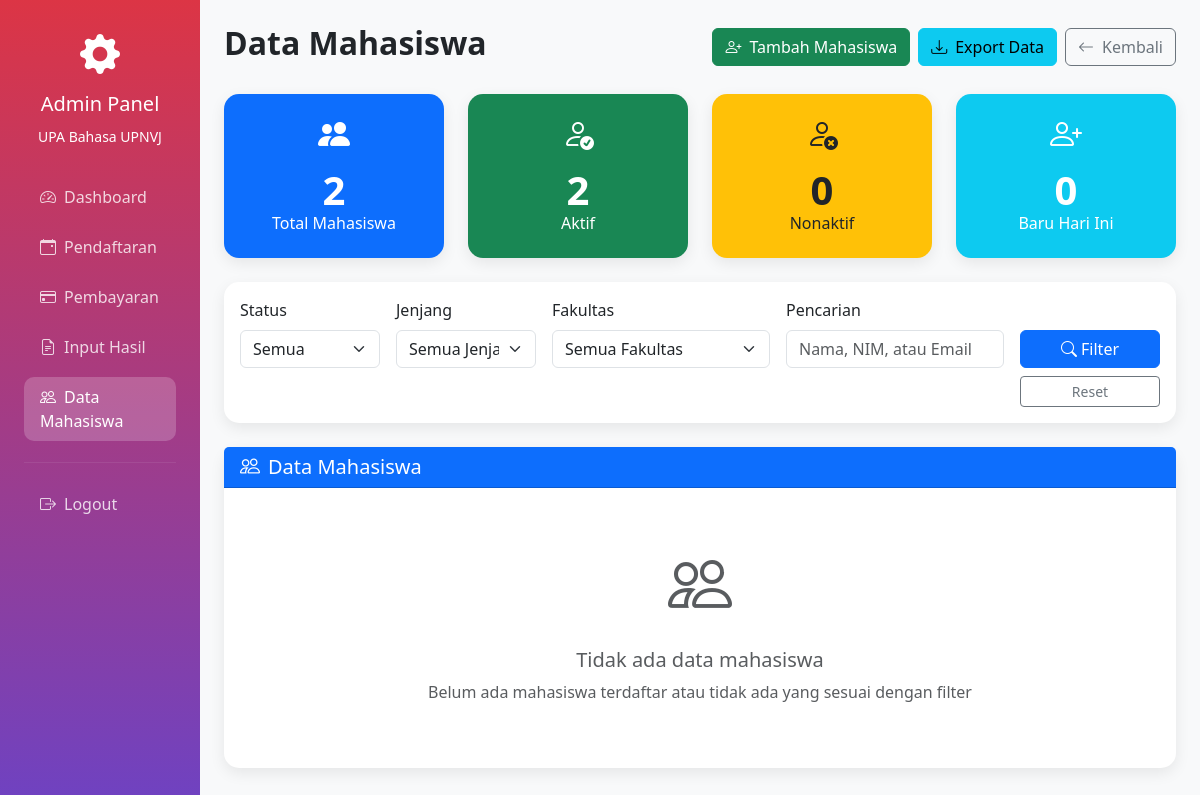
Before: /admin/students.php?faculty=Fakultas Ilmu Sosial dan Ilmu Politik (signed in) with the older database file.
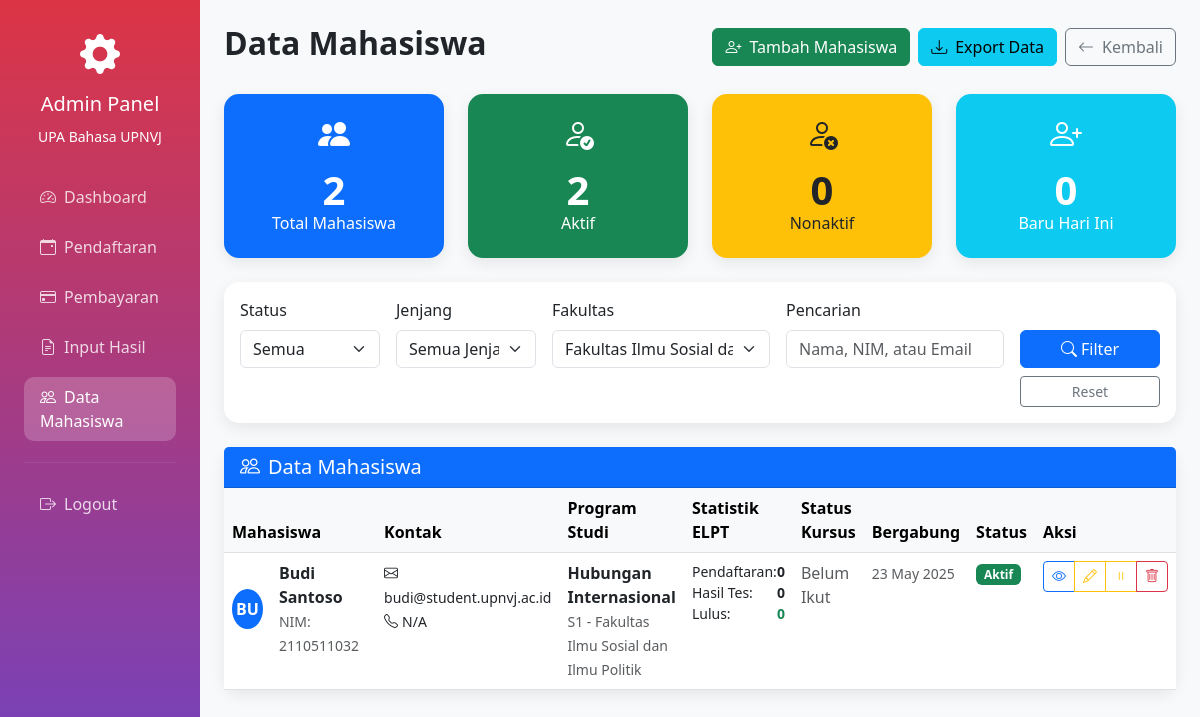
After: the same page with the newer database file.
### tables this page shows
CREATE TABLE `users` (
  `id` int(11) NOT NULL,
  `name` varchar(255) NOT NULL,
  `email` varchar(255) NOT NULL,
  `password` varchar(255) NOT NULL,
  `nim` varchar(10) DEFAULT NULL,
  `role` enum('admin','student') NOT NULL DEFAULT 'student',
  `program` varchar(100) DEFAULT NULL,
  `faculty` varchar(100) DEFAULT NULL,
  `level` enum('D3','S1','S2','S3') DEFAULT NULL,
  `no_telpon` varchar(20) DEFAULT NULL,
  `is_active` tinyint(1) DEFAULT 1,
  `created_at` timestamp NOT NULL DEFAULT current_timestamp(),
  `updated_at` timestamp NOT NULL DEFAULT current_timestamp() ON UPDATE current_timestamp()
);

### config/database.php (called while the page is built, shortened)
<?php
function formatDate($date) {
    return date('d F Y', strtotime($date));
}
?>

### admin/students.php (the view, shortened to what the rows shown need)
<?php
require_once '../config/database.php';
$filter_fakultas = $_GET['faculty'] ?? '';
$sql = "
    SELECT u.*,
           COUNT(DISTINCT er.id) as total_registrations,
           COUNT(DISTINCT res.id) as total_results,
           MAX(res.total_score) as best_score,
           COUNT(DISTINCT CASE WHEN res.is_passed = 1 THEN res.id END) as passed_tests,
           (SELECT c.status FROM courses c WHERE c.user_id = u.id ORDER BY c.created_at DESC LIMIT 1) as course_status
    FROM users u
    LEFT JOIN elpt_registrations er ON u.id = er.user_id
    LEFT JOIN elpt_results res ON u.id = res.user_id
    WHERE u.role = 'student'
";
$params = [];
if (!empty($filter_fakultas)) {
    $sql .= " AND u.faculty = ?";
    $params[] = $filter_fakultas;
}
$sql .= " GROUP BY u.id ORDER BY u.created_at DESC";
$stmt = $pdo->prepare($sql);
$stmt->execute($params);
$students = $stmt->fetchAll();
$stats = [];
$stmt = $pdo->query("SELECT COUNT(*) as count FROM users WHERE role = 'student'");
$stats['total'] = $stmt->fetch()['count'];
$stmt = $pdo->query("SELECT COUNT(*) as count FROM users WHERE role = 'student' AND is_active = 1");
$stats['active'] = $stmt->fetch()['count'];
$stmt = $pdo->query("SELECT COUNT(*) as count FROM users WHERE role = 'student' AND is_active = 0");
$stats['inactive'] = $stmt->fetch()['count'];
$stmt = $pdo->query("SELECT COUNT(*) as count FROM users WHERE role = 'student' AND DATE(created_at) = CURDATE()");
$stats['new_today'] = $stmt->fetch()['count'];
?>
<!DOCTYPE html>
<html lang="id">
<head>
    <link href="https://cdn.jsdelivr.net/npm/bootstrap@5.3.0/dist/css/bootstrap.min.css" rel="stylesheet">
    <link href="https://cdn.jsdelivr.net/npm/bootstrap-icons@1.10.0/font/bootstrap-icons.css" rel="stylesheet">
    <link href="https://cdn.datatables.net/1.11.5/css/dataTables.bootstrap5.min.css" rel="stylesheet">
</head>
<body class="bg-light">
    <div class="container-fluid">
        <div class="row">
            <div class="col-md-9 col-lg-10 p-4">
                <div class="d-flex justify-content-between align-items-center mb-4">
                    <h2 class="fw-bold">Data Mahasiswa</h2>
                </div>
                <div class="row g-4 mb-4">
                    <div class="col-md-3">
                        <div class="card text-center bg-primary text-white">
                            <div class="card-body">
                                <i class="bi bi-people-fill" style="font-size: 2rem;"></i>
                                <div class="display-6 fw-bold mt-2"><?= $stats['total'] ?></div>
                                <h6>Total Mahasiswa</h6>
                            </div>
                        </div>
                    </div>
                    <div class="col-md-3">
                        <div class="card text-center bg-success text-white">
                            <div class="card-body">
                                <i class="bi bi-person-check" style="font-size: 2rem;"></i>
                                <div class="display-6 fw-bold mt-2"><?= $stats['active'] ?></div>
                                <h6>Aktif</h6>
                            </div>
                        </div>
                    </div>
                </div>
                <div class="card">
                    <div class="card-body p-0">
                        <?php if (empty($students)): ?>
                            <div class="text-center py-5">
                                <i class="bi bi-people text-muted" style="font-size: 4rem;"></i>
                                <h5 class="text-muted mt-3">Tidak ada data mahasiswa</h5>
                                <p class="text-muted">Belum ada mahasiswa terdaftar atau tidak ada yang sesuai dengan filter</p>
                            </div>
                        <?php else: ?>
                            <div class="table-responsive">
                                <table class="table table-hover mb-0 data-table">
                                    <thead class="table-light">
                                        <tr>
                                            <th>Mahasiswa</th>
                                            <th>Kontak</th>
                                            <th>Program Studi</th>
                                            <th>Statistik ELPT</th>
                                            <th>Status Kursus</th>
                                            <th>Bergabung</th>
                                            <th>Status</th>
                                            <th>Aksi</th>
                                        </tr>
                                    </thead>
                                    <tbody>
                                        <?php foreach ($students as $student): ?>
                                            <tr>
                                                <td>
                                                    <div class="d-flex align-items-center">
                                                        <div class="student-avatar bg-primary me-3">
                                                            <?= strtoupper(substr($student['name'], 0, 2)) ?>
                                                        </div>
                                                        <div>
                                                            <strong><?= htmlspecialchars($student['name']) ?></strong><br>
                                                            <small class="text-muted">NIM: <?= htmlspecialchars($student['nim']) ?></small>
                                                        </div>
                                                    </div>
                                                </td>
                                                <td>
                                                    <small>
                                                        <i class="bi bi-envelope me-1"></i><?= htmlspecialchars($student['email']) ?><br>
                                                        <i class="bi bi-telephone me-1"></i><?= htmlspecialchars($student['no_telpon'] ?? 'N/A') ?>
                                                    </small>
                                                </td>
                                                <td>
                                                    <div>
                                                        <strong><?= htmlspecialchars($student['program']) ?></strong><br>
                                                        <small class="text-muted">
                                                            <?= htmlspecialchars($student['level']) ?> - <?= htmlspecialchars($student['faculty']) ?>
                                                        </small>
                                                    </div>
                                                </td>
                                                <td>
                                                    <div class="small">
                                                        <div class="d-flex justify-content-between">
                                                            <span>Pendaftaran:</span>
                                                            <strong><?= $student['total_registrations'] ?></strong>
                                                        </div>
                                                        <div class="d-flex justify-content-between">
                                                            <span>Hasil Tes:</span>
                                                            <strong><?= $student['total_results'] ?></strong>
                                                        </div>
                                                        <div class="d-flex justify-content-between">
                                                            <span>Lulus:</span>
                                                            <strong class="text-success"><?= $student['passed_tests'] ?></strong>
                                                        </div>
                                                    </div>
                                                </td>
                                                <td>
                                                    <?php if ($student['course_status']): ?>
                                                        <span class="badge <?=
                                                            $student['course_status'] === 'completed' ? 'bg-success' :
                                                            ($student['course_status'] === 'active' ? 'bg-primary' : 'bg-warning text-dark')
                                                        ?>">
                                                            <?= strtoupper($student['course_status']) ?>
                                                        </span>
                                                    <?php else: ?>
                                                        <span class="text-muted">Belum Ikut</span>
                                                    <?php endif; ?>
                                                </td>
                                                <td>
                                                    <small class="text-muted">
                                                        <?= formatDate($student['created_at']) ?>
                                                    </small>
                                                </td>
                                                <td>
                                                    <span class="badge <?= $student['is_active'] ? 'bg-success' : 'bg-secondary' ?>">
                                                        <?= $student['is_active'] ? 'Aktif' : 'Nonaktif' ?>
                                                    </span>
                                                </td>
                                                <td>
                                                    <div class="btn-group btn-group-sm">
                                                        <button class="btn btn-outline-primary"
                                                                data-bs-toggle="modal"
                                                                data-bs-target="#studentModal"
                                                                data-student='<?= json_encode($student) ?>'>
                                                            <i class="bi bi-eye"></i>
                                                        </button>
                                                        <button class="btn btn-outline-warning"
                                                                data-bs-toggle="modal"
                                                                data-bs-target="#editStudentModal"
                                                                data-student='<?= json_encode($student) ?>'>
                                                            <i class="bi bi-pencil"></i>
                                                        </button>
                                                        <?php if ($student['is_active']): ?>
                                                            <a href="?action=deactivate&id=<?= $student['id'] ?>"
                                                               class="btn btn-outline-warning confirm-action"
                                                               data-message="Nonaktifkan mahasiswa ini?">
                                                                <i class="bi bi-pause"></i>
                                                            </a>
                                                        <?php endif; ?>
                                                        <a href="?action=delete&id=<?= $student['id'] ?>"
                                                           class="btn btn-outline-danger confirm-action"
                                                           data-message="Hapus mahasiswa ini? Data tidak dapat dikembalikan!">
                                                            <i class="bi bi-trash"></i>
                                                        </a>
                                                    </div>
                                                </td>
                                            </tr>
                                        <?php endforeach; ?>
                                    </tbody>
                                </table>
                            </div>
                        <?php endif; ?>
                    </div>
                </div>
            </div>
        </div>
    </div>
</body>
</html>

Changed rows visible on the page:
now on this page (row edited): users: id "2", name "BU", name "Budi Santoso", nim "2110511032", email "budi@student.upnvj.ac.id", no_telpon "N/A", program "Hubungan Internasional", level "S1", faculty "Fakultas Ilmu Sosial dan Ilmu Politik", total_registrations "0", total_results "0", passed_tests "0", created_at "23 May 2025", is_active "Aktif"
Other visible differences:
form field fakultas: "Semua Fakultas" → "Fakultas Ilmu Sosial dan Ilmu Politik"
$stats['total']: "2" → (not shown)
$stats['active']: "2" → (not shown)
text no longer shown: "Tidak ada data mahasiswa Belum ada mahasiswa terdaftar atau tidak ada yang sesuai dengan filter"
text now shown: "Mahasiswa Kontak Program Studi Statistik ELPT Status Kursus Bergabung Status Aksi"
